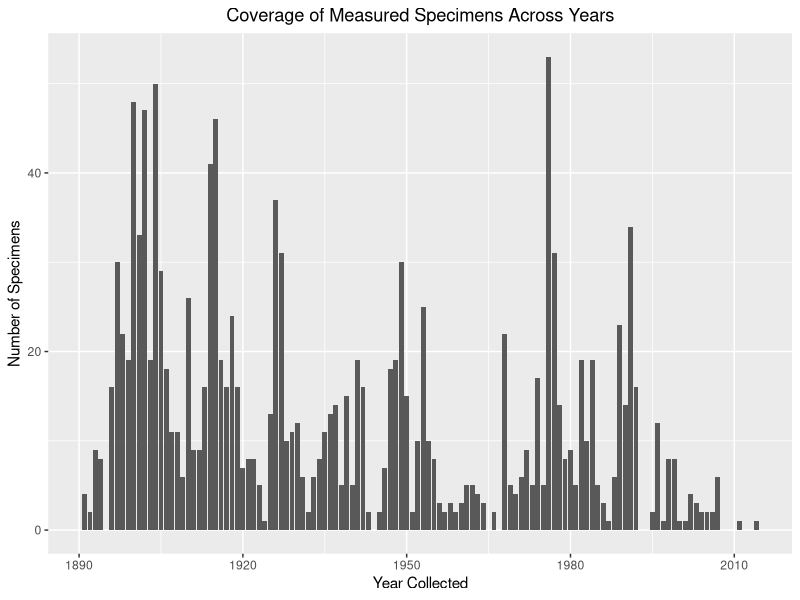
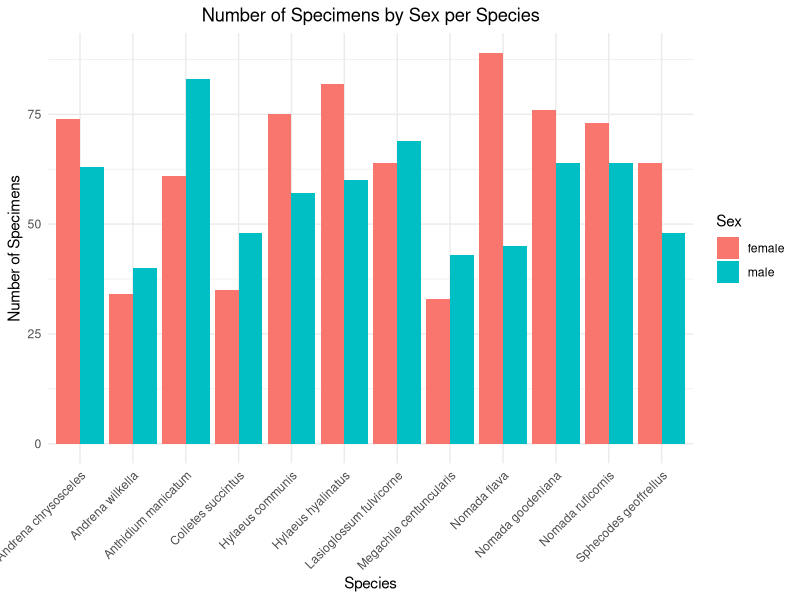
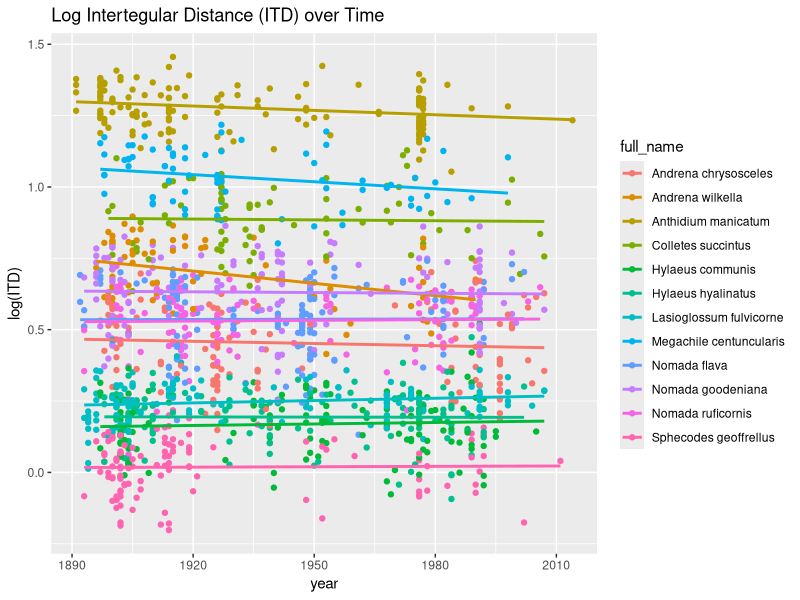
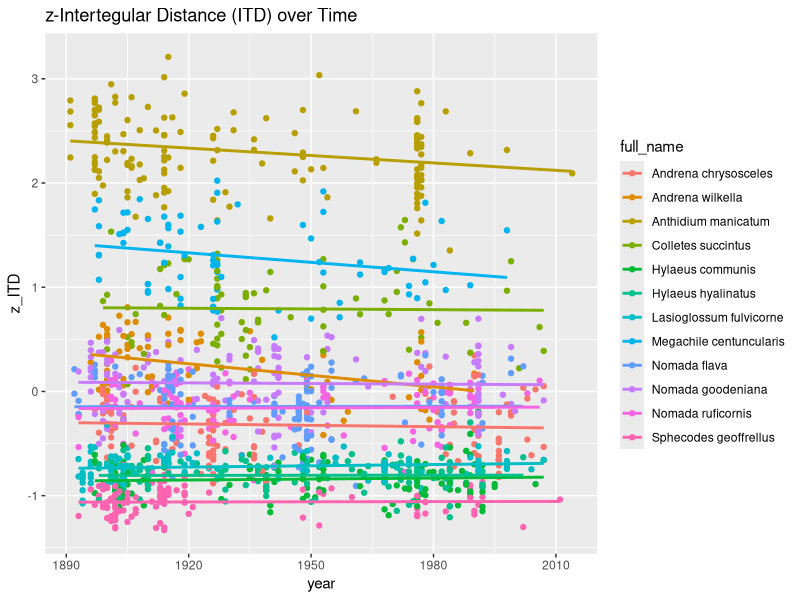

Source code (R) for these figures, in order: (Note: this script raises an error after producing the figures.)

library(ggplot2)
library(dplyr)


# Read in the dataset

bees_explore <- read.csv("Data/14_04_26_bees_temps_5km.csv")


# Shorten measurement names
bees_explore <- bees_explore %>%
  rename(
    HW = HW_mm,
    ITD = intertegular_distance_mm,
    FW = FW_length_mm,
    tibia = tibia_length_mm
  )


# Plot the number of bee specimens measured from each year

ggplot(bees_explore, aes(x = year)) +
  geom_bar() +
  ggtitle("Coverage of Measured Specimens Across Years") +
  theme(plot.title = element_text(hjust = 0.5)) +
  xlab("Year Collected") +
  ylab("Number of Specimens")


# Plot the number of specimens of each sex for each species
ggplot(bees_explore, aes(x = full_name, fill = sex)) +
  geom_bar(position = "dodge") +
  labs(
    title = "Number of Specimens by Sex per Species",
    x = "Species",
    y = "Number of Specimens",
    fill = "Sex"
  ) +
  theme_minimal() +
  theme(
    plot.title = element_text(hjust = 0.5),
    axis.text.x = element_text(angle = 45, hjust = 1)
  )

# Visualise the data with each measurement over time


# All species together but log transformed
ggplot(bees_explore, aes(x = year, y = log(ITD), color = full_name))+
  geom_point() +
  geom_smooth(method = "lm", se = FALSE) +
  ggtitle("Log Intertegular Distance (ITD) over Time") 

# z-transformed
bees_explore$z_ITD <- scale(bees_explore$ITD)

ggplot(bees_explore, aes(x = year, y = z_ITD, color = full_name))+
  geom_point() +
  geom_smooth(method = "lm", se = FALSE) +
  ggtitle("z-Intertegular Distance (ITD) over Time") 








----------------

bees_explore <- bees_explore %>%
  group_by(full_name) %>%
  mutate(log_ITD_centered = log(ITD) - mean(log(ITD), na.rm = TRUE)) %>%
  ungroup()

ggplot(bees_explore, aes(x = year, y = log_ITD_centered, color = full_name)) +
  geom_point() +
  geom_smooth(method = "lm", se = FALSE)

----

library(dplyr)

bees_explore <- bees_explore %>%
  mutate(log_ITD = log(ITD)) %>%
  group_by(full_name) %>%
  mutate(log_ITD_centered = log_ITD - mean(log_ITD, na.rm = TRUE)) %>%
  ungroup()

library(ggplot2)

ggplot(bees_explore, aes(x = year, y = log_ITD_centered, color = full_name)) +
  geom_point(alpha = 0.6) +
  geom_smooth(method = "lm", se = FALSE) +
  labs(
    title = "Change in Body Size (ITD) Over Time (Centred Within Species)",
    y = "Centered log(ITD)",
    x = "Year"
  ) +
  theme_minimal()

------------


# Starting with intertegular distance (ITD)

ggplot(bees_explore, aes(x = year, y = intertegular_distance_mm, color = full_name)) +
  geom_point() +
  geom_smooth(method = "lm", se = FALSE) +
  ggtitle("Intertegular Distance (ITD) over Time by Species") +
  theme(plot.title = element_text(hjust = 0.5)) +
  xlab("Year Collected") +
  ylab("Intertegular Distance (mm)") +
  labs(color = "Species")



# Then head width (HW)

ggplot(bees_explore, aes(x = year, y = HW_mm, color = full_name)) +
  geom_point() +
  geom_smooth(method = "lm", se = FALSE) +
  ggtitle("Head Width (HW) over Time by Species") +
  theme(plot.title = element_text(hjust = 0.5)) +
  xlab("Year Collected") +
  ylab("Head Width (mm)") +
  labs(color = "Species")


# Then forewing (FW) length

ggplot(bees_explore, aes(x = year, y = FW_length_mm, color = full_name)) +
  geom_point() +
  geom_smooth(method = "lm", se = FALSE) +
  ggtitle("Forewing Length over Time by Species") +
  theme(plot.title = element_text(hjust = 0.5)) +
  xlab("Year Collected") +
  ylab("Forewing Length (mm)") +
  labs(color = "Species")


# And Tibia length

ggplot(bees_explore, aes(x = year, y = tibia_length_mm, color = full_name)) +
  geom_point() +
  geom_smooth(method = "lm", se = FALSE) +
  ggtitle("Tibia Length over Time by Species") +
  theme(plot.title = element_text(hjust = 0.5)) +
  xlab("Year Collected") +
  ylab("Tibia Length (mm)") +
  labs(color = "Species")


# Now plot all 12 species in separate graphs on one plot, and have males and females in different colours with different lines on each plot for each species


library(ggplot2)
library(dplyr)

bees_explore <- read.csv("Data/17_03_26_bees_temps_5km.csv")

# Remove the two records you mentioned
bees_explore <- bees_explore %>%
  filter(label_no != "IGproject0099",
         label_no != "IGproject0232") %>%
  mutate(sex = as.factor(sex),
         full_name = as.factor(full_name))

ggplot(bees_explore, aes(x = year, y = intertegular_distance_mm,
                         color = sex, fill = sex)) +
  geom_point(alpha = 0.7, size = 0.5) +
  geom_smooth(aes(group = sex), method = "lm", se = FALSE, linewidth = 0.8) +
  facet_wrap(~ full_name, ncol = 3) +
  labs(
    title = "Intertegular Distance (ITD) over Time by Species and Sex",
    x = "Year Collected",
    y = "Intertegular Distance (mm)",
    color = "Sex",
    fill = "Sex"
  ) +
  theme_minimal() +
  theme(
    plot.title = element_text(hjust = 0.5),
    legend.position = "bottom"
  )














library(ggplot2)
library(dplyr)
library(tidyr)

bees_explore <- read.csv("Data/17_03_26_bees_temps_5km.csv")

bees_explore <- bees_explore %>%
  filter(label_no != "IGproject0099",
         label_no != "IGproject0232") %>%
  mutate(
    sex = as.factor(sex),
    full_name = as.factor(full_name)
  )

# Put the 4 measurements into one column
bees_long <- bees_explore %>%
  pivot_longer(
    cols = c(intertegular_distance_mm, HW_mm, tibia_length_mm), #, FW_length_mm removed
    names_to = "measurement",
    values_to = "value"
  ) %>%
  mutate(
    measurement = recode(measurement,
                         intertegular_distance_mm = "ITD",
                         HW_mm = "Head width",
                         FW_length_mm = "Forewing length",
                         tibia_length_mm = "Tibia length")
  )

ggplot(bees_long, aes(x = year, y = value, color = sex)) +
  geom_point(alpha = 0.7, size = 0.5) +
  geom_smooth(aes(group = sex), method = "lm", se = FALSE, linewidth = 0.3) +
  facet_grid(full_name ~ measurement, scales = "free_y") +
  labs(
    title = "Bee Measurements Over Time by Species and Sex",
    x = "Year Collected",
    y = "Measurement (mm)",
    color = "Sex"
  ) +
  theme_minimal() +
  theme(
    axis.text.x = element_text(size = 5),
    plot.title = element_text(hjust = 0.5),
    legend.position = "bottom",
    strip.text.y = element_text(angle = 0)
  )



# Without FW









library(ggplot2)
library(dplyr)
library(tidyr)

bees_explore <- read.csv("Data/17_03_26_bees_temps_5km.csv")

bees_explore <- bees_explore %>%
  filter(label_no != "IGproject0099",
         label_no != "IGproject0232") %>%
  mutate(
    sex = as.factor(sex),
    full_name = as.factor(full_name)
  )

bees_long <- bees_explore %>%
  pivot_longer(
    cols = c(intertegular_distance_mm, HW_mm, FW_length_mm, tibia_length_mm),
    names_to = "measurement",
    values_to = "value"
  ) %>%
  mutate(
    measurement = recode(measurement,
                         intertegular_distance_mm = "ITD",
                         HW_mm = "Head width",
                         FW_length_mm = "Forewing length",
                         tibia_length_mm = "Tibia length")
  )

make_ecology_plot <- function(data, ecology_name) {
  ggplot(data %>% filter(ecology == ecology_name),
         aes(x = year, y = value, color = sex)) +
    geom_point(alpha = 0.7) +
    geom_smooth(aes(group = sex), method = "lm", se = FALSE, linewidth = 0.8) +
    facet_grid(full_name ~ measurement, scales = "free_y") +
    labs(
      title = ecology_name,
      x = "Year Collected",
      y = "Measurement (mm)",
      color = "Sex"
    ) +
    theme_minimal() +
    theme(
      plot.title = element_text(hjust = 0.5),
      legend.position = "bottom",
      strip.text.y = element_text(angle = 0)
    )
}

p1 <- make_ecology_plot(bees_long, "cavity nester")
p2 <- make_ecology_plot(bees_long, "excavator")
p3 <- make_ecology_plot(bees_long, "kleptoparasite")

p1
p2
p3
